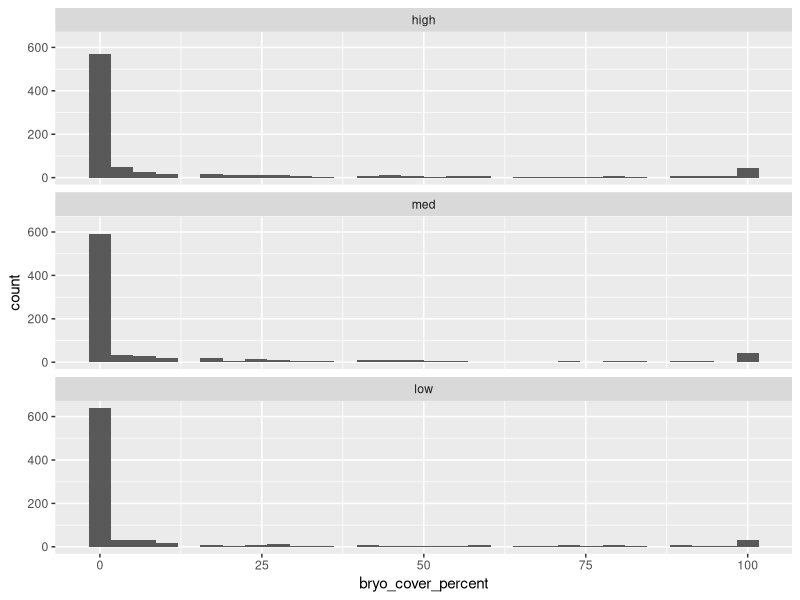
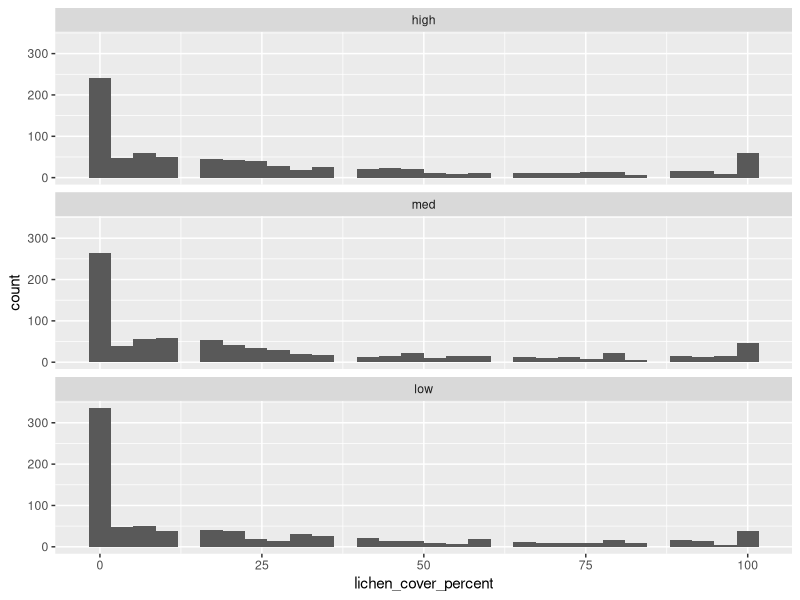

Write R code to recreate these figures, in order. (Note: this script raises an error after producing the figures.)
#setwd("/Users/sean/Desktop/Moss_analysis/ENVR400-Moss")
library(tidyverse)
library(lme4)
library(car)
library(cowplot)

### This is a script to for variations in abundnance with height
data_raw <- read.csv("combined_cleaned_data.csv", stringsAsFactors = TRUE)
data_raw$height <- as.character(data_raw$height)
data_raw$height[data_raw$height == "hig"] <- "high"
data_raw$height <- as.factor(data_raw$height)
data_raw$quadrat_side <- ""

#for west roads
data_raw$quadrat_side[data_raw$road_side == "WR" & data_raw$aspect == "West"] <- "Road Facing"
data_raw$quadrat_side[data_raw$road_side == "WR" & data_raw$aspect == "East"] <- "Sidewalk Facing"
data_raw$quadrat_side[data_raw$road_side == "WR" & data_raw$aspect == "North"] <- "Parallel to Road"
data_raw$quadrat_side[data_raw$road_side == "WR" & data_raw$aspect == "South"] <- "Parallel to Road"

#for east roads
data_raw$quadrat_side[data_raw$road_side == "ER" & data_raw$aspect == "East"] <- "Road Facing"
data_raw$quadrat_side[data_raw$road_side == "ER" & data_raw$aspect == "West"] <- "Sidewalk Facing"
data_raw$quadrat_side[data_raw$road_side == "ER" & data_raw$aspect == "North"] <- "Parallel to Road"
data_raw$quadrat_side[data_raw$road_side == "ER" & data_raw$aspect == "South"] <- "Parallel to Road"

#for north roads
data_raw$quadrat_side[data_raw$road_side == "NR" & data_raw$aspect == "East"] <- "Parallel to Road"
data_raw$quadrat_side[data_raw$road_side == "NR" & data_raw$aspect == "West"] <- "Parallel to Road"
data_raw$quadrat_side[data_raw$road_side == "NR" & data_raw$aspect == "North"] <- "Road Facing"
data_raw$quadrat_side[data_raw$road_side == "NR" & data_raw$aspect == "South"] <- "Sidewalk Facing"

#for south roads
data_raw$quadrat_side[data_raw$road_side == "SR" & data_raw$aspect == "East"] <- "Parallel to Road"
data_raw$quadrat_side[data_raw$road_side == "SR" & data_raw$aspect == "West"] <- "Parallel to Road"
data_raw$quadrat_side[data_raw$road_side == "SR" & data_raw$aspect == "South"] <- "Road Facing"
data_raw$quadrat_side[data_raw$road_side == "SR" & data_raw$aspect == "North"] <- "Sidewalk Facing"

#add NAs. instead of missing values
data_raw$quadrat_side[data_raw$quadrat_side == ""] <- NA
# Code quadrat_side factors to be in different order
data_raw$quadrat_side <- factor(data_raw$quadrat_side, levels = c("Road Facing", "Sidewalk Facing", "Parallel to Road"))
data_raw$height <- factor(data_raw$height, levels = c("high", "med", "low"))

# add percent cover columns for graphing
data_raw$bryo_cover_percent <- 100*data_raw$bryo_cover/25
data_raw$lichen_cover_percent <- 100*data_raw$lichen_cover/25

##### Simple summary data
summary_data_height <- data_raw %>% 
  group_by(height) %>% 
  summarize(lichen_mean_cover = mean(lichen_cover_percent, na.rm = TRUE),
            moss_mean_cover = mean(bryo_cover_percent, na.rm = TRUE),
            lichen_median_cover = median(lichen_cover_percent, na.rm = TRUE),
            moss_median_cover = median(bryo_cover_percent, na.rm = TRUE),
            count = n())


##Test model on bryophytes
data_raw$tree_id <- as.factor(data_raw$tree_id)

#do a histogram
ggplot(data_raw, aes(x=bryo_cover_percent)) +
  geom_histogram() +
  facet_wrap(~height, ncol=1)

ggplot(data_raw, aes(x=lichen_cover_percent)) +
  geom_histogram() +
  facet_wrap(~height, ncol=1)


test_model_bryo <- glmer.nb(bryo_cover~quadrat_side+height+ (1|tree_id), data = data_raw)
Anova(test_model_bryo, Type = "II")

bryo_height_comps <- emmeans(test_model_bryo, specs = ~ height, adjust = "Tukey")
contrast(bryo_height_comps, method = "pairwise")
bryo_side_comps <- emmeans(test_model_bryo, specs = ~ quadrat_side, adjust = "Tukey")
contrast(bryo_side_comps, method = "pairwise")
##Lichen
test_model_lichen <- glmer.nb(lichen_cover_percent~quadrat_side+height+ (1|tree_id), data = data_raw) 
Anova(test_model_lichen, Type = "II")
lichen_height_comps <- emmeans(test_model_lichen, specs = ~ height, adjust = "Tukey")
contrast(lichen_height_comps, method = "pairwise")
lichen_side_comps <- emmeans(test_model_lichen, specs = ~ quadrat_side, adjust = "Tukey")
contrast(lichen_side_comps, method = "pairwise")

######Plots
# For the plots, I want to summarize by tree ID in advance
#First for height
#First bryo
## Jitter plot below
data_raw %>% 
  group_by(tree_id, height) %>% 
  summarize(mean_moss_percent = mean(bryo_cover_percent, na.rm = TRUE),
            mean_lichen_percent = mean(lichen_cover_percent, na.rm = TRUE),
            neighbourhood = first(neighbourhood)) %>% 
  ggplot(aes(x=height, y = mean_moss_percent)) +
  geom_jitter(width = 0.2, alpha = 0.15) +
  stat_summary(fun = "mean", geom = "point", colour = "red", size =2.5) +
  labs(x="Quadrat height",
       y = "Percent cover of bryophytes") +
  geom_segment(x=2,y=85,xend=3,yend=85) +
  geom_segment(x=1,y=95,xend=3,yend=95) +
  geom_segment(x=1, y=75, xend=2,yend=75) +
  geom_text(x=2,y=98,label="P=0.0034") + 
  geom_text(x=2.5,y=88,label="P=0.35") +
  geom_text(x=1.5,y=78, label = "P=0.10") +
  theme_classic() +
  theme(axis.text.x = element_text(margin = margin(t=2, b=5)),
        axis.text.y = element_text(margin = margin(l=5, r=2)))

## Bar plot below
bryo_height_plot <- data_raw %>% 
  group_by(tree_id, height) %>% 
  summarize(mean_moss_percent = mean(bryo_cover_percent, na.rm = TRUE),
            mean_lichen_percent = mean(lichen_cover_percent, na.rm = TRUE),
            neighbourhood = first(neighbourhood)) %>% 
  ggplot(aes(x=height, y = mean_moss_percent, fill = height)) +
  stat_summary(fun = "mean", geom = "bar") +
  stat_summary(fun.data = "mean_se", geom="errorbar", width = 0.15) +
  labs(x="Quadrat height",
       y = "Percent cover of bryophytes (%)") +
  coord_cartesian(ylim = c(0, 21)) +
  #geom_segment(x=1,y=17,xend=2,yend=17) +
  #geom_segment(x=1,y=20,xend=3,yend=20) +
  #geom_segment(x=2, y=18.5, xend=3,yend=18.5) +
  #annotate(geom = "text", x=2,y=20.7,label="P = 0.0034 ***") +
  #annotate(geom = "text", x=1.5,y=17.7,label="P = 0.10") +
  #annotate(geom = "text", x=2.5,y=19.2,label="P = 0.35") +
  annotate(geom = "text", x=1,y=16.7, label = "a")+
  annotate(geom = "text", x=2,y=15.7, label = "ab")+
  annotate(geom = "text", x=3,y=13.1, label = "b")+
  scale_fill_manual(values = c("#08308a", "#4292c6", "#c6dbef")) +
  theme_classic() +
  theme(axis.text.x = element_text(margin = margin(t=2, b=5)),
        axis.text.y = element_text(margin = margin(l=5, r=2)),
        legend.position = "none")
bryo_height_plot

#Same bar plot for lichen
lichen_height_plot <- data_raw %>% 
  group_by(tree_id, height) %>% 
  summarize(mean_moss_percent = mean(bryo_cover_percent, na.rm = TRUE),
            mean_lichen_percent = mean(lichen_cover_percent, na.rm = TRUE),
            neighbourhood = first(neighbourhood)) %>% 
  ggplot(aes(x=height, y = mean_lichen_percent, fill = height)) +
  stat_summary(fun = "mean", geom = "bar") +
  stat_summary(fun.data = "mean_se", geom="errorbar", width = 0.15) +
  labs(x="Quadrat height",
       y = "Percent cover of lichens (%)") +
  #coord_cartesian(ylim = c(0, 41)) +
  #geom_segment(x=1,y=32,xend=2,yend=32) +
  #geom_segment(x=1,y=36,xend=3,yend=36) +
  #geom_segment(x=2, y=34, xend=3,yend=34) +
  #annotate(geom = "text", x=2,y=37,label="P = 0.0004 ***") +
  #annotate(geom = "text", x=1.5,y=33,label="P = 0.17") +
  #annotate(geom = "text", x=2.5,y=35,label="P = 0.10") +
  annotate(geom = "text", x=1,y=32.2, label = "a")+
  annotate(geom = "text", x=2,y=30.9, label = "ab")+
  annotate(geom = "text", x=3,y=27.1, label = "b")+
  scale_fill_manual(values = c("#08308a", "#4292c6", "#c6dbef")) +
  theme_classic() +
  theme(axis.text.x = element_text(margin = margin(t=2, b=5)),
        axis.text.y = element_text(margin = margin(l=5, r=2)),
        legend.position = "none")
lichen_height_plot


## Lichen Jitter plot below
data_raw %>% 
  group_by(tree_id, height) %>% 
  summarize(mean_moss_percent = mean(bryo_cover_percent, na.rm = TRUE),
            mean_lichen_percent = mean(lichen_cover_percent, na.rm = TRUE),
            neighbourhood = first(neighbourhood)) %>% 
  ggplot(aes(x=height, y = mean_lichen_percent)) +
  geom_jitter(width = 0.2, alpha = 0.15) +
  stat_summary(fun = "mean", geom = "point", colour = "red", size =2.5) +
  labs(x="Quadrat height",
       y = "Percent cover of lichen") +
  geom_segment(x=1,y=15,xend=2,yend=15) +
  geom_segment(x=1,y=19,xend=3,yend=19) +
  geom_segment(x=2, y=17, xend=3,yend=17) +
  annotate(geom = "text", x=2,y=19.5,label="P = 1.00 (N.S)") +
  annotate(geom = "text", x=1.5,y=17.5,label="P = 0.62 (N.S)") +
  annotate(geom = "text", x=2.5,y=19.5,label="P = 0.98 (N.S)") +
  theme_classic() +
  theme(axis.text.x = element_text(margin = margin(t=2, b=5)),
        axis.text.y = element_text(margin = margin(l=5, r=2)))

#now road side
bryo_road_plot <- ggplot(filter(data_raw, quadrat_side != is.na(quadrat_side)), 
                         aes(x=quadrat_side, y = bryo_cover_percent, fill = quadrat_side)) +
  stat_summary(fun = "mean", geom = "bar") +
  stat_summary(fun.data = "mean_se", geom="errorbar", width = 0.15) +
  labs(x="Side of tree",
       y = "Percent cover of bryophytes (%)") +
  theme_classic() +
  scale_fill_manual(values = c("#beaed4", "#fdc086", "#7fc97f"))+
  #geom_segment(x=1,y=15,xend=2,yend=15) +
  #geom_segment(x=1,y=18,xend=3,yend=18) +
  #geom_segment(x=2, y=16.5, xend=3,yend=16.5) +
  #annotate(geom = "text", x=2,y=18.8,label="P = 0.39") +
  #annotate(geom = "text", x=1.5,y=15.8,label="P = 0.62") +
  #annotate(geom = "text", x=2.5,y=17.3,label="P = 0.98 ") +
  annotate(geom = "text", x=1,y=12.5, label = "a")+
  annotate(geom = "text", x=2,y=14.6, label = "a")+
  annotate(geom = "text", x=3,y=15.2, label = "a")+
  theme(axis.text.x = element_text(margin = margin(t=2, b=5)),
        axis.text.y = element_text(margin = margin(l=5, r=2)),
        legend.position = "none")
bryo_road_plot

#Road side for lichen

lichen_road_plot <- ggplot(filter(data_raw, quadrat_side != is.na(quadrat_side)), 
                         aes(x=quadrat_side, y = lichen_cover_percent, fill = quadrat_side)) +
  stat_summary(fun = "mean", geom = "bar") +
  stat_summary(fun.data = "mean_se", geom="errorbar", width = 0.15) +
  labs(x="Side of tree",
       y = "Percent cover of lichens (%)") +
  theme_classic() +
  scale_fill_manual(values = c("#beaed4", "#fdc086", "#7fc97f"))+
  #coord_cartesian(ylim = c(0,36))+
  #geom_segment(x=1,y=31,xend=2,yend=31) +
  #geom_segment(x=1,y=36,xend=3,yend=36) +
  #geom_segment(x=2, y=33.5, xend=3,yend=33.5) +
  #annotate(geom = "text", x=2,y=36.7,label="P = 1.00") +
  #annotate(geom = "text", x=1.5,y=31.7,label="P = 0.015 *") +
  #annotate(geom = "text", x=2.5,y=34.2,label="P = 0.0027 ***") +
  annotate(geom = "text", x=1,y=30.5, label = "a")+
  annotate(geom = "text", x=2,y=26.2, label = "b")+
  annotate(geom = "text", x=3,y=30.5, label = "a")+
  theme(axis.text.x = element_text(margin = margin(t=2, b=5)),
        axis.text.y = element_text(margin = margin(l=5, r=2)),
        legend.position = "none")
lichen_road_plot

#Combine plots
final_plot <- plot_grid(bryo_height_plot, bryo_road_plot, lichen_height_plot, lichen_road_plot, labels = c("A", "B", "C", "D"))
final_plot
ggsave("Figures/height_and_roadside_plot.png", final_plot, units = "cm", height = 19, width =19)
